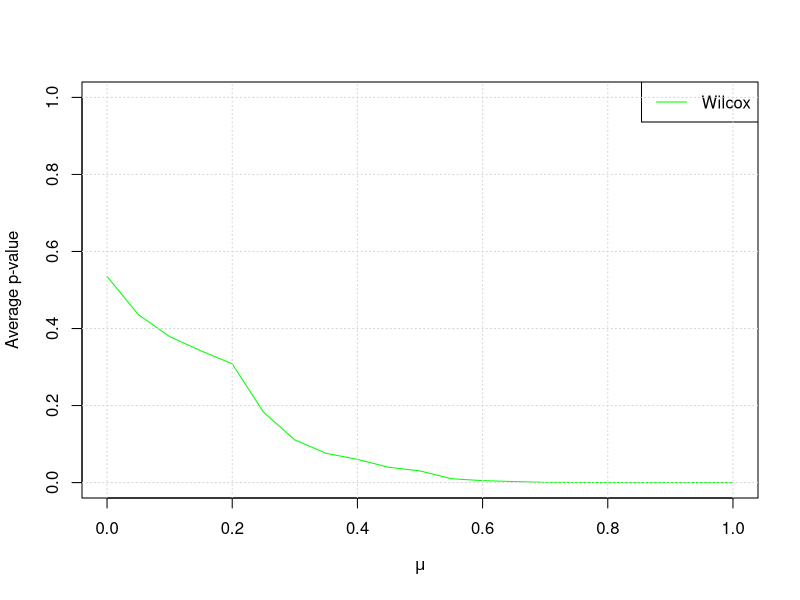
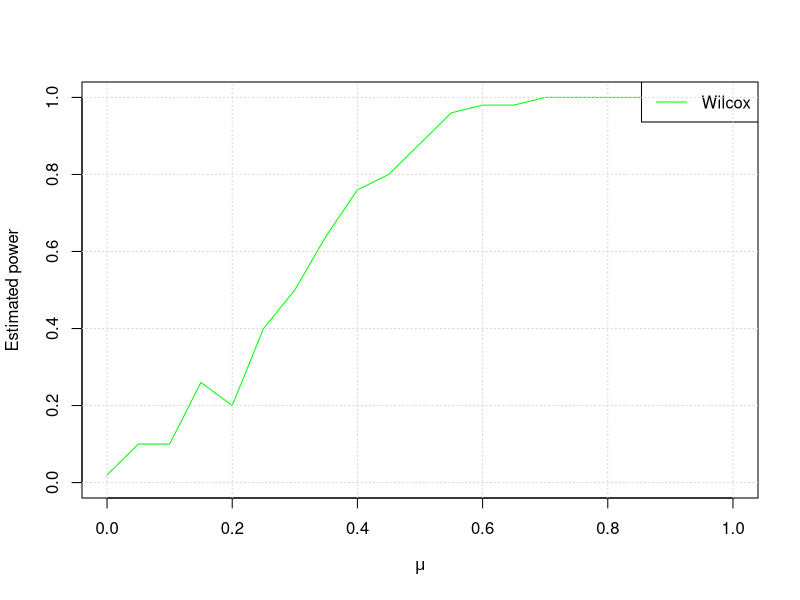
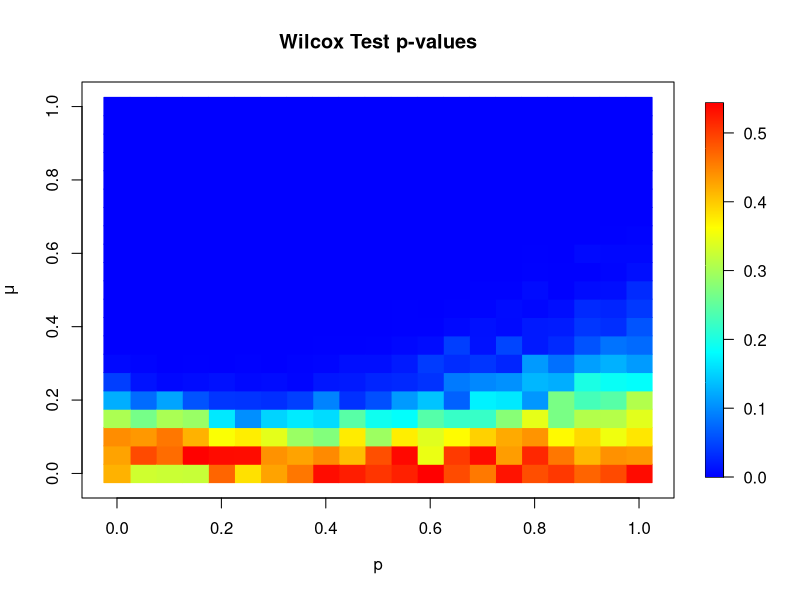
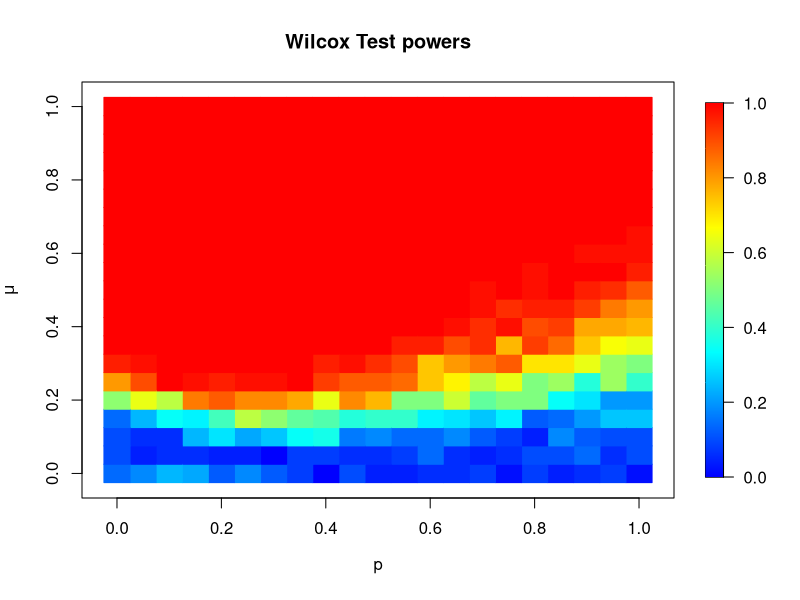
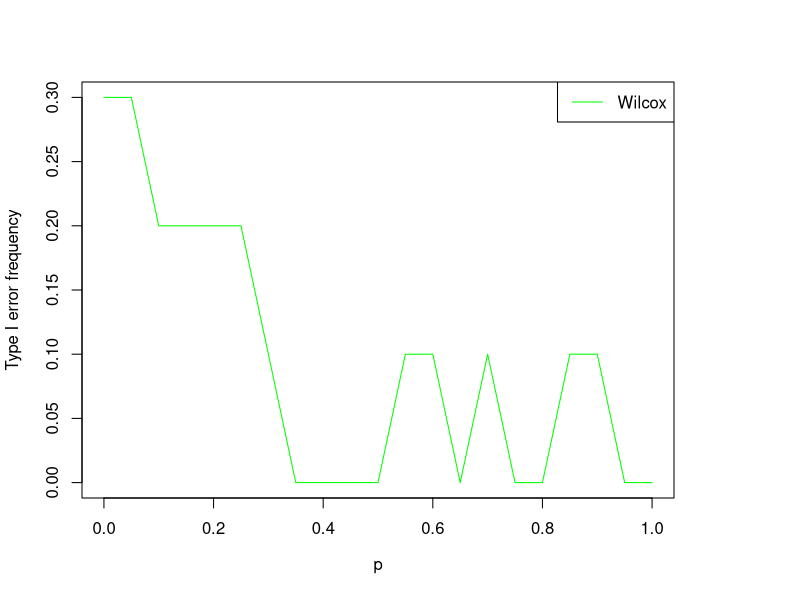

Recreate these plots in R, in order.
## ---- chunk 1
knitr::opts_chunk$set(echo = TRUE)
## ---- chunk 2
library(fields)
SAMPLE_SIZE = 50
P_PARAMS = seq(1, 0, by=-0.05)
MU_PARAMS = seq(0, 1, by=0.05)
P_MU_GRID = expand.grid(p = P_PARAMS, mu = MU_PARAMS)

P_VALUE_EXPERIMENTS = 50
ALPHA_ERRORS_EXPERIMENTS = 10
## ---- chunk 3
decline_sums = p_values_sums = rep(0, nrow(P_MU_GRID))
for (i in 1:P_VALUE_EXPERIMENTS) {
	norm_samples_list =
		split(
			matrix(
				P_MU_GRID$p * rnorm(SAMPLE_SIZE * nrow(P_MU_GRID), mean = P_MU_GRID$mu, sd = 1)
				+ (1 - P_MU_GRID$p) * (rexp(SAMPLE_SIZE * nrow(P_MU_GRID), rate = 2) - 0.5 + P_MU_GRID$mu),
				nrow = nrow(P_MU_GRID)
			),
			1:nrow(P_MU_GRID)
		)

	p_values = unlist(lapply(norm_samples_list, function(samples) wilcox.test(samples)$p.value))

	p_values_sums = p_values_sums + p_values
	decline_sums = decline_sums + (p_values <= 0.05)
}

average_p_values = matrix(p_values_sums / P_VALUE_EXPERIMENTS, nrow = length(P_PARAMS), ncol = length(MU_PARAMS))
powers = matrix(decline_sums / P_VALUE_EXPERIMENTS, nrow = length(P_PARAMS), ncol = length(MU_PARAMS))
## ---- chunk 4
par(mfrow=c(1,1))
plot(
	MU_PARAMS,
	average_p_values[1,],
	col="green",
	type="l",
	xlab=expression(mu),
	ylab="Average p-value",
	main="",
	ylim=c(0,1)
)
legend("topright", "Wilcox", lty=c(1,1), col="green")
grid()
## ---- chunk 5
par(mfrow=c(1,1))
plot(
	MU_PARAMS,
	powers[1,],
	col="green",
	type="l",
	xlab=expression(mu),
	ylab="Estimated power",
	main="",
	ylim=c(0,1)
)
legend("topright", "Wilcox", lty=c(1,1), col="green")
grid()
## ---- chunk 6
par(mfrow=c(1,1))
image.plot(
	matrix(P_MU_GRID$p, nrow=length(P_PARAMS), ncol=length(MU_PARAMS)),
	matrix(P_MU_GRID$mu, nrow=length(P_PARAMS), ncol=length(MU_PARAMS)),
	average_p_values,
	col = colorRampPalette(c("blue", "cyan", "yellow", "red"))(1024),
	main="Wilcox Test p-values",
	xlab=expression(p),
	ylab=expression(mu)
)
## ---- chunk 7
image.plot(
	matrix(P_MU_GRID$p, nrow=length(P_PARAMS), ncol=length(MU_PARAMS)),
	matrix(P_MU_GRID$mu, nrow=length(P_PARAMS), ncol=length(MU_PARAMS)),
	powers,
	col = colorRampPalette(c("blue", "cyan", "yellow", "red"))(1024),
	main="Wilcox Test powers",
	xlab=expression(p),
	ylab=expression(mu)
)

## ---- chunk 8
error_decline_sums = rep(0, length(P_PARAMS))

for (i in 1:ALPHA_ERRORS_EXPERIMENTS) {
	norm_samples_list =
		split(
			matrix(
				P_PARAMS * rnorm(SAMPLE_SIZE * length(P_PARAMS), mean = 0, sd = 1)
				+ (1 - P_PARAMS) * (rexp(SAMPLE_SIZE * length(P_PARAMS), rate = 2) - 0.5),
				nrow = length(P_PARAMS)
			),
			1:length(P_PARAMS)
		)

	p_values = unlist(lapply(norm_samples_list, function(samples) wilcox.test(samples)$p.value))

	error_decline_sums = error_decline_sums + (p_values <= 0.05)
}

average_error_declines = error_decline_sums / ALPHA_ERRORS_EXPERIMENTS
par(mfrow=c(1,1))
plot(
	P_PARAMS,
	average_error_declines,
	col="green",
	type="l",
	xlab=expression(p),
	ylab="Type I error frequency",
	main="",
)
legend("topright", "Wilcox", lty=c(1,1), col="green")
